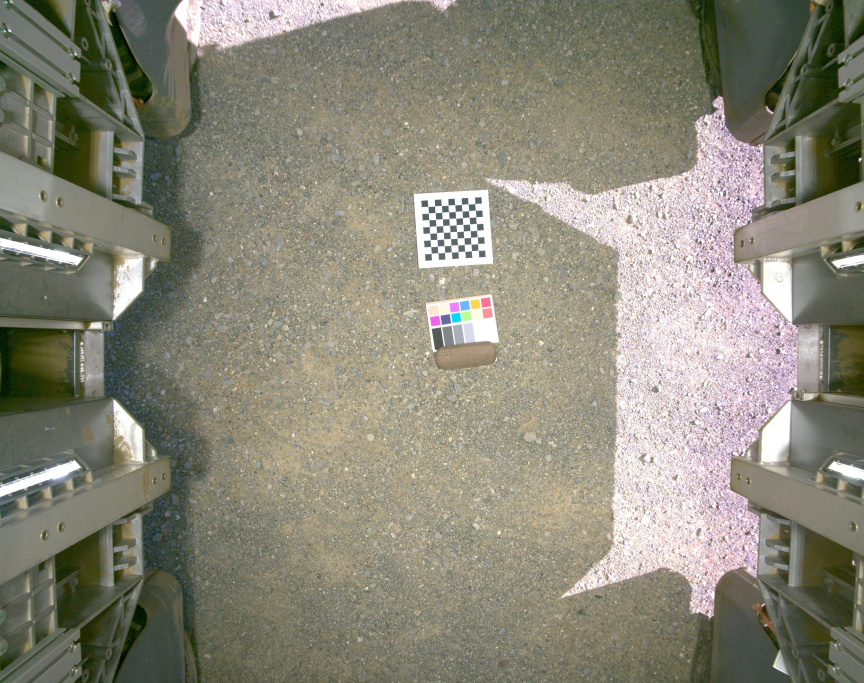
#> input picture projects/SyntheticAutotuning/calib/dgk_20221026.jpg, 2592 x 2048 px (shown at 1/3 size); its folder holds only this picture in this run
$ python -i board_extract.py   (imports and definitions only)
#> lines starting #> are read from the running program, lines starting #| are printed output that depends on the picture; after the words box and inside, x2 and y2 are one past the last pixel; in counts of white or black regions, pixels touching at a corner belong together
"""Locate a colour board and read its patches, validating orientation.

Board detection uses the matte black frame (far darker than soil) rather than
the patches themselves -- the patches merge into surrounding bright soil under
any saturation/brightness threshold.

Orientation is not assumed. The board may be rotated or flipped in the frame and
the XML patch order is row-major in only one of those arrangements, so all eight
dihedral arrangements are tried and the one whose sampled colours best correlate
with the reference colours wins. That doubles as a correctness check: a wrong
grid gives a visibly poor correlation.
"""
import numpy as np
import cv2

from .colorboard import BOARDS, reference_linear_rgb, load_illuminants, linear_to_srgb


def locate_board(img_rgb, expect_px=250):
    """Find a colour board anywhere in the frame by local chroma variance.

    A colour board is the only object in these scenes that packs many strongly
    different hues into a small area, so the variance of the Lab a*/b* channels
    over a board-sized window peaks on it. This replaces a "largest dark blob"
    heuristic that latched onto shadows and debris in cluttered frames.
    """
#> called with expect_px = 250
    lab = cv2.cvtColor(img_rgb, cv2.COLOR_RGB2LAB).astype(np.float32)
    ab = lab[..., 1:]
    k = max(int(expect_px * 0.6) | 1, 9)
    var = np.zeros(img_rgb.shape[:2], np.float32)
    for c in range(2):
        m = cv2.blur(ab[..., c], (k, k))
        m2 = cv2.blur(ab[..., c] ** 2, (k, k))
        var += np.maximum(m2 - m * m, 0)
    var = cv2.GaussianBlur(var, (0, 0), expect_px / 6.0)
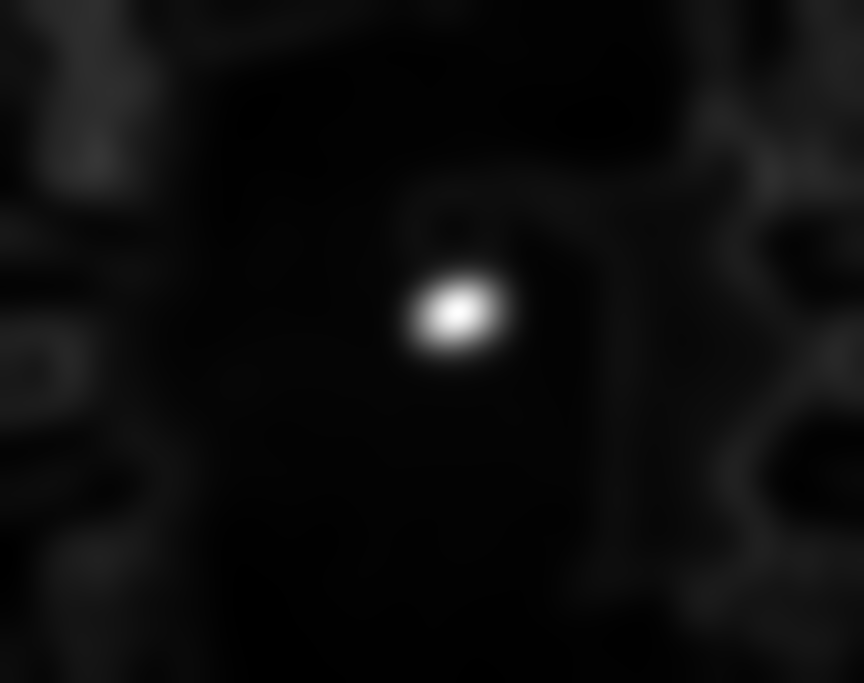
#> var: shape (2048, 2592) float32 (shown at 1/3 size); min 10.89, max 587.9, mean 40.1; drawn with min black and max white
    _, _, _, loc = cv2.minMaxLoc(var)
#> loc = (1373, 937)
    h = expect_px
    x0, y0 = max(loc[0] - h, 0), max(loc[1] - h, 0)
#> x0 = 1123; y0 = 687
    x1, y1 = min(loc[0] + h, img_rgb.shape[1]), min(loc[1] + h, img_rgb.shape[0])
#> x1 = 1623; y1 = 1187
    return (x0, y0, x1, y1), loc


def find_board(img_rgb, expect_px=250, frac=0.40):
    """Two-stage board finder.

    Stage 1 locates the board by CHROMA variance only. That deliberately ignores
    a black/white checkerboard calibration target, which has enormous luminance
    variance but no chroma and would otherwise win.
    Stage 2 measures the extent inside a tight window around that centre using
    luminance-and-chroma variance, which is needed to include the neutral patch
    column in the board outline.
    """
    _, loc = locate_board(img_rgb, expect_px)
#> loc = (1373, 937)
    h = int(expect_px * 0.9)
    x0, y0 = max(loc[0] - h, 0), max(loc[1] - h, 0)
#> x0 = 1148; y0 = 712
    x1, y1 = min(loc[0] + h, img_rgb.shape[1]), min(loc[1] + h, img_rgb.shape[0])
#> x1 = 1598; y1 = 1162
    sub = img_rgb[y0:y1, x0:x1]
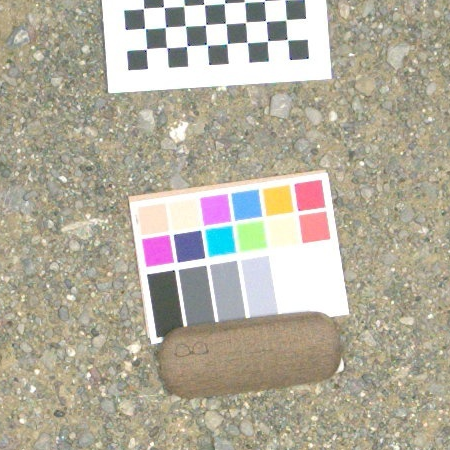
#> sub: shape (450, 450, 3); mean R, G, B 178.6, 173.2, 157.2
    box, rect = board_rect_from_chroma(sub, expect_px, frac)
    box = box + np.array([x0, y0], np.float32)
    (cx, cy), wh, ang = rect
    return box, ((cx + x0, cy + y0), wh, ang)


def board_rect_from_chroma(img_rgb, expect_px=250, frac=0.30):
    """Board outline from the chroma-variance map, independent of frame colour.

    The dark-frame refinement only works for boards with a black surround; the
    DGK board has a white one. Thresholding the variance map instead works for
    any board, because what identifies it is the density of distinct hues, not
    the colour of its border.
    """
#> called with expect_px = 250, frac = 0.4
    lab = cv2.cvtColor(img_rgb, cv2.COLOR_RGB2LAB).astype(np.float32)
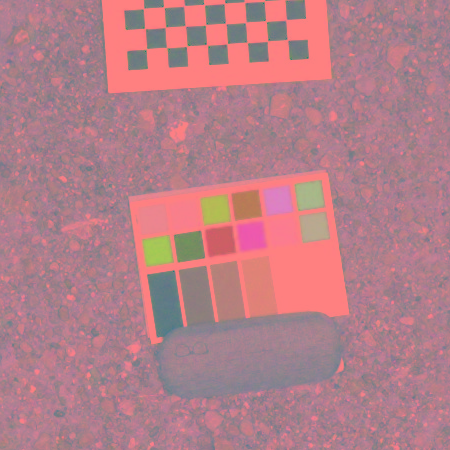
#> lab: shape (450, 450, 3) float32; mean R, G, B 180.4, 127.5, 137.1
    k = max(int(expect_px * 0.25) | 1, 9)
    var = np.zeros(img_rgb.shape[:2], np.float32)
    # Include L as well as a*/b*: the neutral patch column has near-zero chroma
    # variance by construction, so a chroma-only map clips it off the board and
    # returns a 6x3 rectangle instead of 6x4.
    for c in range(3):
        m = cv2.blur(lab[..., c], (k, k))
        m2 = cv2.blur(lab[..., c] ** 2, (k, k))
        var += np.maximum(m2 - m * m, 0)
#> this loop made 3 passes
#> pass 1, in board_rect_from_chroma, `m2 = cv2.blur(lab[..., c] ** 2, (k, k))`:
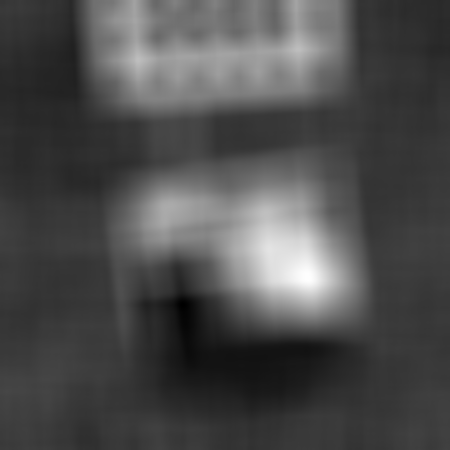
#> m2: shape (450, 450) float32; min 20386.3, max 64958.4, mean 33823.7; drawn with min black and max white
#> after the loop:
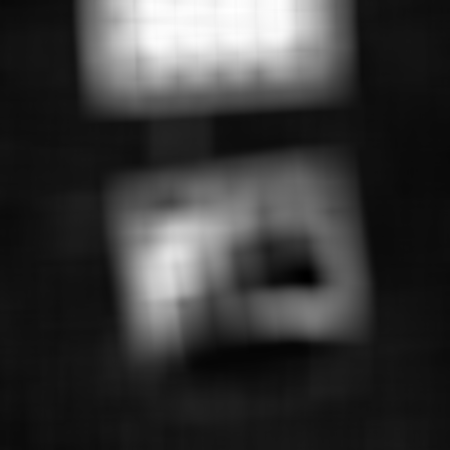
#> var: shape (450, 450) float32; min 1.43, max 4800.6, mean 1070.1; drawn with min black and max white
    var = cv2.GaussianBlur(var, (0, 0), expect_px / 12.0)
    m = (var > frac * var.max()).astype(np.uint8)
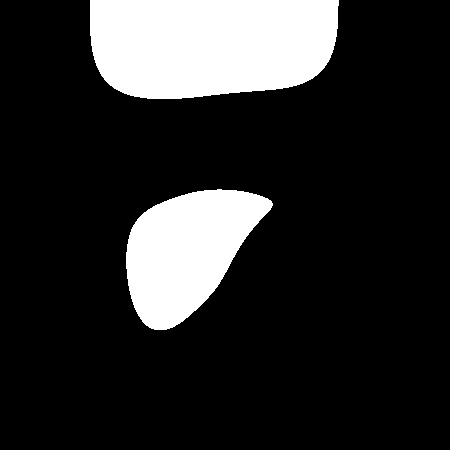
#> m: shape (450, 450); values 0 (black) and 1 (white), 17.2% white; 2 white regions, box (x1, y1, x2, y2) and area: (90, 0, 339, 99) 21879, (126, 189, 273, 330) 12987
    m = cv2.morphologyEx(m, cv2.MORPH_CLOSE, np.ones((15, 15), np.uint8))
    n, lab_i, st, _ = cv2.connectedComponentsWithStats(m, 8)
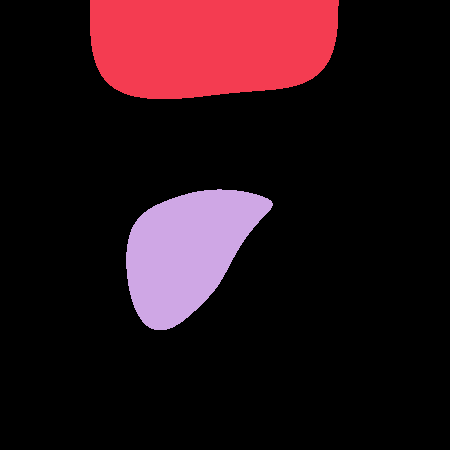
#> lab_i: shape (450, 450) int32; 3 distinct labels, from 0 to 2; one colour per label, 0 black
#> n = 3; st = [[0, 0, 450, 450, 167634], [90, 0, 249, 99, 21879], [126, 189, 147, 141, 12987]]
    i = 1 + int(np.argmax(st[1:, cv2.CC_STAT_AREA]))
#> i = 1
    pts = np.column_stack(np.where(lab_i == i))[:, ::-1].astype(np.float32)
#> pts = 21879 pairs, first value 90 to 338, second value 0 to 98
    rect = cv2.minAreaRect(pts)
#> rect = ((214, 49), (98, 248), -90)
    return cv2.boxPoints(rect), rect


# [113 lines left out: functions detect_board, order_corners, sample_grid, dihedral, extract, not called in this run]

>>> import cv2
>>> picture = cv2.cvtColor(cv2.imread('../calib/dgk_20221026.jpg'), cv2.COLOR_BGR2RGB)
>>> result = find_board(picture)
#> in find_board, `box, rect = board_rect_from_chroma(sub, expect_px, frac)`: box = [[338, 98], [90, 98], [90, 0], [338, 0]]; rect = ((214, 49), (98, 248), -90)
#> in find_board, `box = box + np.array([x0, y0], np.float32)`: box = [[1486, 810], [1238, 810], [1238, 712], [1486, 712]]
#> in find_board, `(cx, cy), wh, ang = rect`: cx = 214; cy = 49; wh = (98, 248); ang = -90
#> result = ([[1486, 810], [1238, 810], [1238, 712], [1486, 712]], ((1362, 761), (98, 248), -90))

$ run again, on projects/SyntheticAutotuning/calib/spyder_20230828.jpg
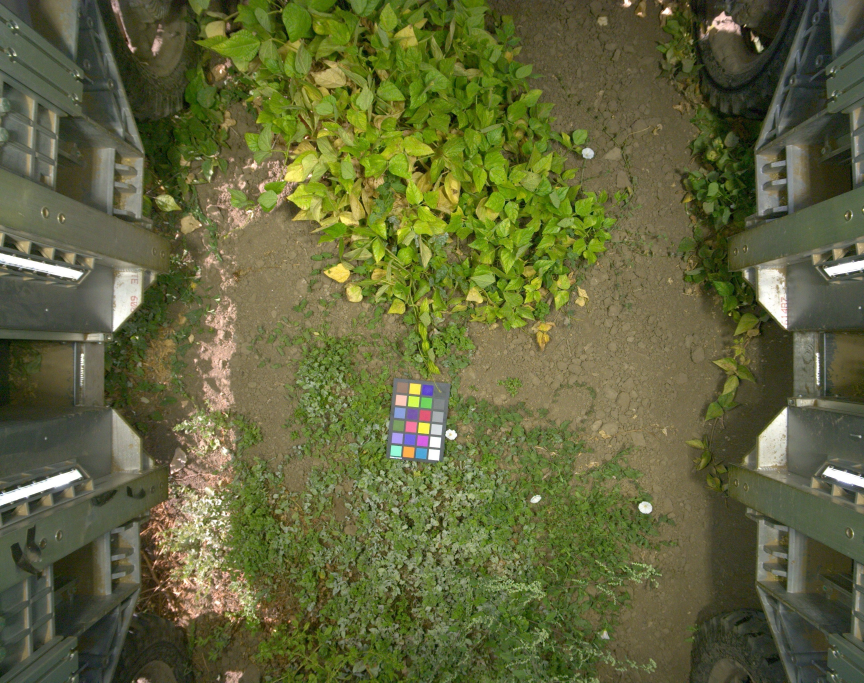
#> input picture projects/SyntheticAutotuning/calib/spyder_20230828.jpg, 2592 x 2048 px (shown at 1/3 size)
#> in locate_board, `_, _, _, loc = cv2.minMaxLoc(var)`: loc = (1241, 1267)
#> in locate_board, `x0, y0 = max(loc[0] - h, 0), max(loc[1] - h, 0)`: x0 = 991; y0 = 1017
#> in locate_board, `x1, y1 = min(loc[0] + h, img_rgb.shape[1]), min(loc[1] + h, img_rgb.sh..`: x1 = 1491; y1 = 1517
#> in find_board, `_, loc = locate_board(img_rgb, expect_px)`: loc = (1241, 1267)
#> in find_board, `x0, y0 = max(loc[0] - h, 0), max(loc[1] - h, 0)`: x0 = 1016; y0 = 1042
#> in find_board, `x1, y1 = min(loc[0] + h, img_rgb.shape[1]), min(loc[1] + h, img_rgb.sh..`: x1 = 1466; y1 = 1492
#> after the loop in board_rect_from_chroma, `for c in range(3):`:
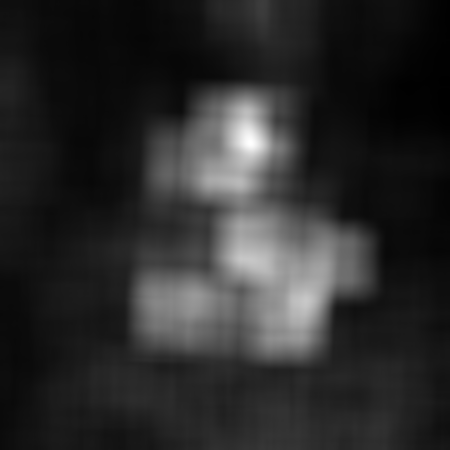
#> var: shape (450, 450) float32; min 100.9, max 6754.6, mean 1233; drawn with min black and max white
#> in board_rect_from_chroma, `m = (var > frac * var.max()).astype(np.uint8)`:
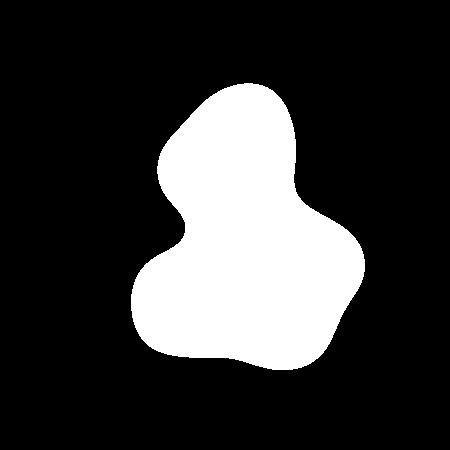
#> m: shape (450, 450); values 0 (black) and 1 (white), 21.7% white; 1 white region, box (x1, y1, x2, y2) and area: (131, 83, 365, 370) 43999
#> lab_i: shape (450, 450) int32; values 0 (black) and 1 (white), 21.7% white; 1 white region, box (x1, y1, x2, y2) and area: (131, 83, 365, 370) 44019
#> n = 2; st = [[0, 0, 450, 450, 158481], [131, 83, 234, 287, 44019]]
#> i = 1
#> pts = 44019 pairs, first value 131 to 364, second value 83 to 369
#> in board_rect_from_chroma, `rect = cv2.minAreaRect(pts)`: rect = ((258.4, 228.3), (282.7, 223.9), -78.6)
#> in find_board, `box, rect = board_rect_from_chroma(sub, expect_px, frac)`: box = [[340.2, 388.9], [120.8, 344.7], [176.6, 67.6], [396.1, 111.8]]; rect = ((258.4, 228.3), (282.7, 223.9), -78.6)
#> in find_board, `box = box + np.array([x0, y0], np.float32)`: box = [[1356.2, 1430.9], [1136.8, 1386.7], [1192.6, 1109.6], [1412.1, 1153.8]]
#> cx = 258.4; cy = 228.3; wh = (282.7, 223.9); ang = -78.6
#> result = ([[1356.2, 1430.9], [1136.8, 1386.7], [1192.6, 1109.6], [1412.1, 1153.8]], ((1274.4, 1270.3), (282.7, 223.9), -78.6))

$ run again, on projects/SyntheticAutotuning/calib/detect_spyder_20230728.png
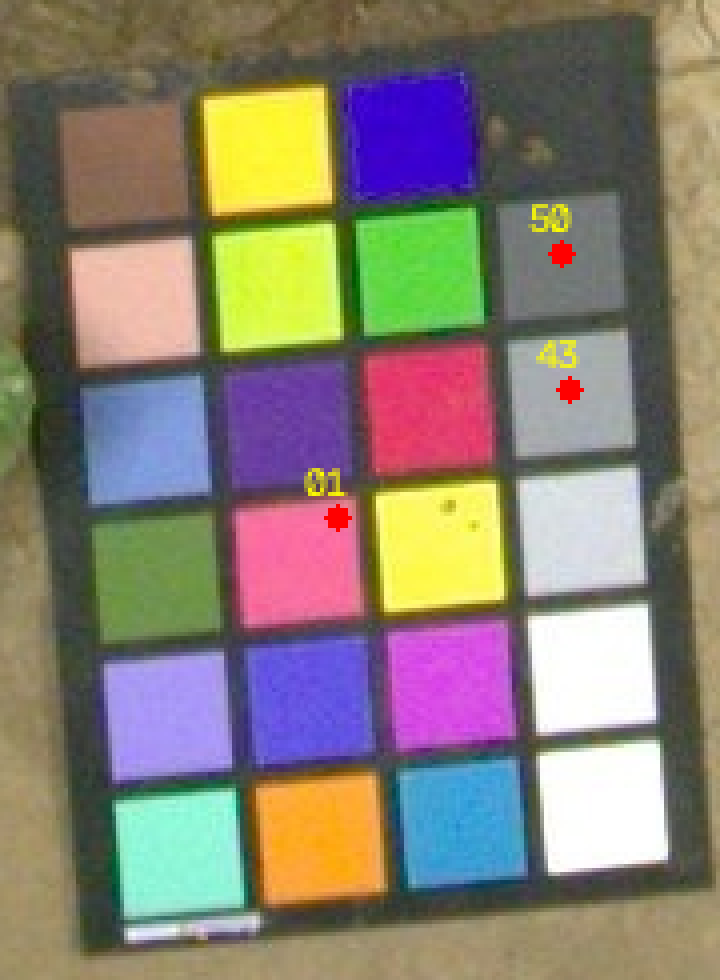
#> input picture projects/SyntheticAutotuning/calib/detect_spyder_20230728.png, 720 x 980 px
#> in locate_board, `_, _, _, loc = cv2.minMaxLoc(var)`: loc = (381, 179)
#> in locate_board, `x0, y0 = max(loc[0] - h, 0), max(loc[1] - h, 0)`: x0 = 131; y0 = 0
#> in locate_board, `x1, y1 = min(loc[0] + h, img_rgb.shape[1]), min(loc[1] + h, img_rgb.sh..`: x1 = 631; y1 = 429
#> in find_board, `_, loc = locate_board(img_rgb, expect_px)`: loc = (381, 179)
#> in find_board, `x0, y0 = max(loc[0] - h, 0), max(loc[1] - h, 0)`: x0 = 156; y0 = 0
#> in find_board, `x1, y1 = min(loc[0] + h, img_rgb.shape[1]), min(loc[1] + h, img_rgb.sh..`: x1 = 606; y1 = 404
#> in board_rect_from_chroma, `m = (var > frac * var.max()).astype(np.uint8)`:
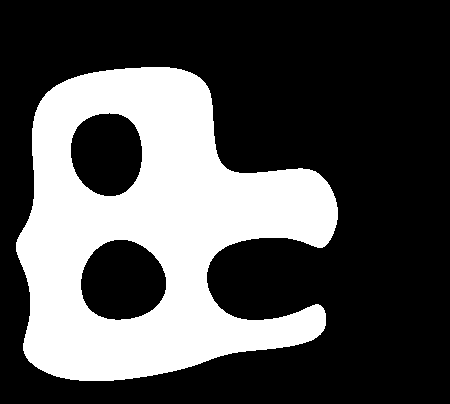
#> m: shape (404, 450); values 0 (black) and 1 (white), 31.6% white; 1 white region, box (x1, y1, x2, y2) and area: (16, 67, 338, 381) 57465
#> lab_i: shape (404, 450) int32; values 0 (black) and 1 (white), 31.6% white; 1 white region, box (x1, y1, x2, y2) and area: (16, 67, 338, 381) 57533
#> n = 2; st = [[0, 0, 450, 404, 124267], [16, 67, 322, 314, 57533]]
#> i = 1
#> pts = 57533 pairs, first value 16 to 337, second value 67 to 380
#> in board_rect_from_chroma, `rect = cv2.minAreaRect(pts)`: rect = ((175.9, 220), (323.3, 310.4), -4.04)
#> in find_board, `box, rect = board_rect_from_chroma(sub, expect_px, frac)`: box = [[25.56, 386.2], [3.67, 76.58], [326.2, 53.78], [348.1, 363.4]]; rect = ((175.9, 220), (323.3, 310.4), -4.04)
#> in find_board, `box = box + np.array([x0, y0], np.float32)`: box = [[181.6, 386.2], [159.7, 76.58], [482.2, 53.78], [504.1, 363.4]]
#> cx = 175.9; cy = 220; wh = (323.3, 310.4); ang = -4.04
#> result = ([[181.6, 386.2], [159.7, 76.58], [482.2, 53.78], [504.1, 363.4]], ((331.9, 220), (323.3, 310.4), -4.04))
